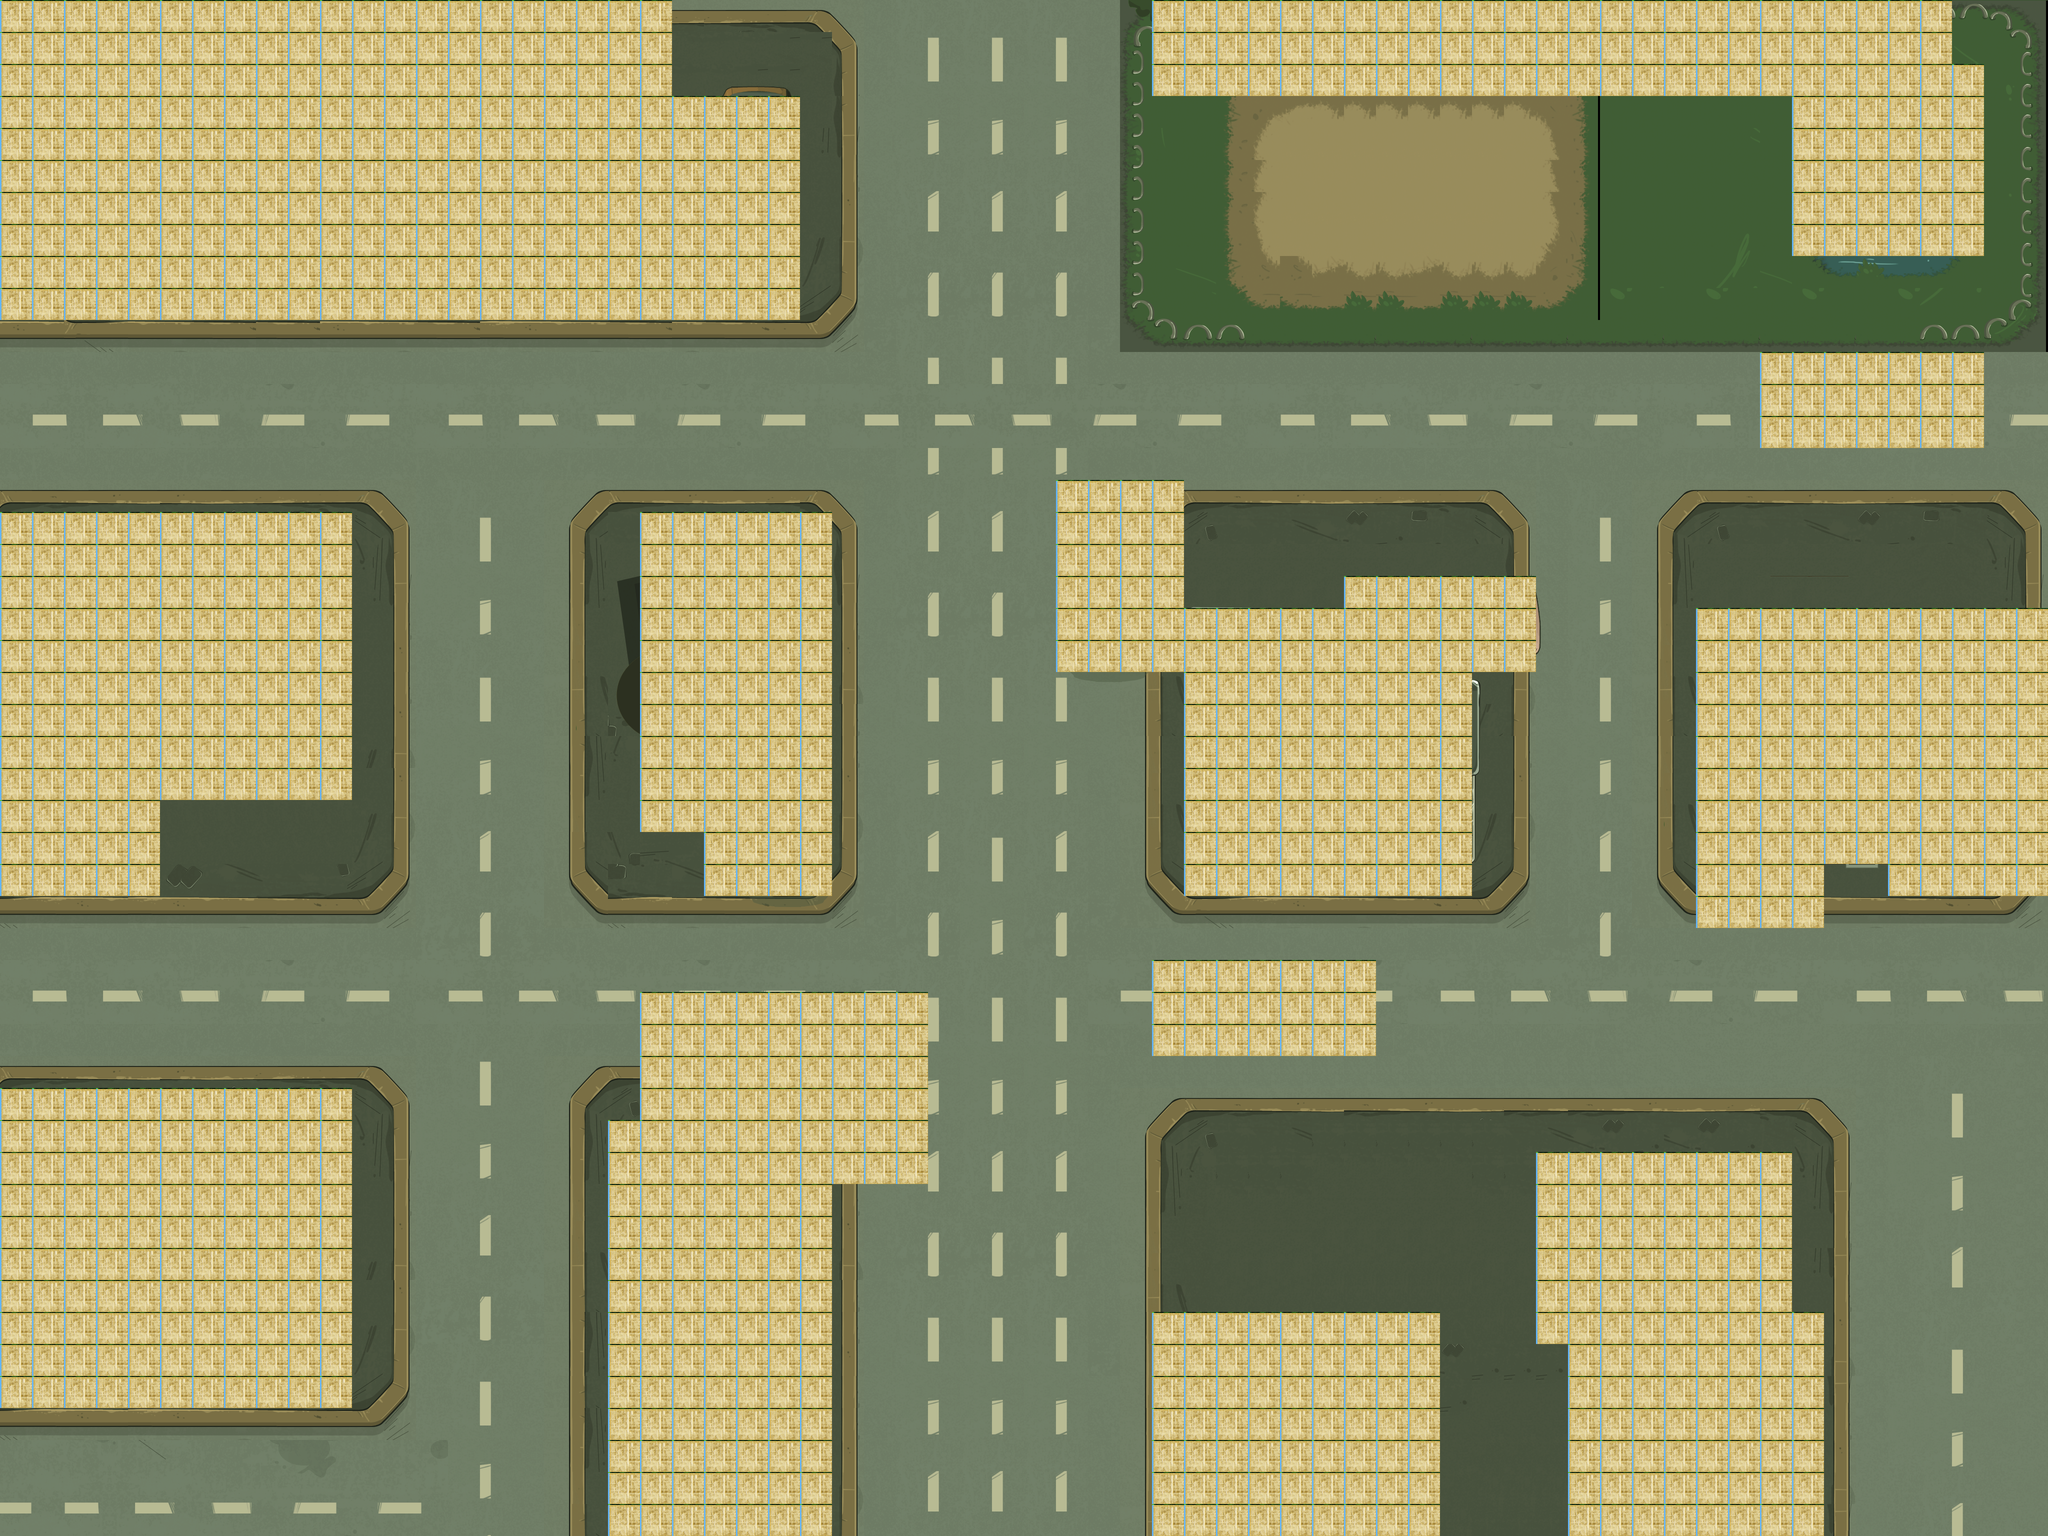

Tiled map render using the project's own tile images. Description and the map definition, with tile-layer contents summarised, below:
An orthogonal 64x48 tile map with 64x64 px tiles, 8 tile layers (roads, pavements, buildings, motel, ...), 8 tilesets and 14 objects (2x point1, 2x point2, point3, point4, point5, ...).

<map version="1.0" orientation="orthogonal" width="64" height="48" tilewidth="64" tileheight="64">
 <tileset firstgid="1" name="roads" tilewidth="64" tileheight="64">
  <image source="route.png" width="1262" height="1130" />
 </tileset>
 <tileset firstgid="324" name="pavements" tilewidth="64" tileheight="64">
  <image source="trot.png" width="833" height="640" />
 </tileset>
 <tileset firstgid="454" name="buildings" tilewidth="64" tileheight="64">
  <image source="maisons sans trottoir_filtre.png" width="1884" height="1587" />
 </tileset>
 <tileset firstgid="1150" name="motel" tilewidth="64" tileheight="64">
  <image source="map.png" width="2185" height="1628" />
 </tileset>
 <tileset firstgid="2000" name="park" tilewidth="64" tileheight="64">
  <image source="park_v3.png" width="889" height="989" />
 </tileset>
 <tileset firstgid="2195" name="cars" tilewidth="64" tileheight="64">
  <image source="cars_v4.png" width="1356" height="1404" />
 </tileset>
 <tileset firstgid="2636" name="urban_objects" tilewidth="64" tileheight="64">
  <image source="arbres_lampadaires.png" width="2057" height="1263" />
 </tileset>
 <tileset firstgid="3244" name="tiles" tilewidth="64" tileheight="64">
  <image source="tiles.png" width="517" height="516" />
  <tile id="9">
   <properties>
    <property name="can_walk" value="0" />
   </properties>
  </tile>
 </tileset>
 <layer name="roads" width="64" height="48">
  <data>[3072 cells, 1142 non-empty, 123 distinct tile ids]</data>
 </layer>
 <objectgroup name="spawnPoints" width="64" height="48">
  <object name="point1" x="352" y="1942" width="170" height="112">
   <properties>
    <property name="time" value="0" />
    <property name="zombie_nbr" value="1" />
   </properties>
  </object>
  <object name="point2" x="2654" y="2398" width="170" height="66">
   <properties>
    <property name="time" value="5" />
    <property name="zombie_nbr" value="2" />
   </properties>
  </object>
  <object name="point3" x="1892" y="1694" width="219" height="116">
   <properties>
    <property name="time" value="12" />
    <property name="zombie_nbr" value="5" />
   </properties>
  </object>
  <object name="point4" x="846" y="814" width="207" height="124">
   <properties>
    <property name="time" value="17" />
    <property name="zombie_nbr" value="2" />
   </properties>
  </object>
  <object name="point5" x="2293" y="790" width="207" height="124">
   <properties>
    <property name="time" value="17" />
    <property name="zombie_nbr" value="2" />
   </properties>
  </object>
  <object name="point6" x="823" y="2889" width="184" height="112">
   <properties>
    <property name="time" value="25" />
    <property name="zombie_nbr" value="5" />
   </properties>
  </object>
  <object name="point1" x="1100" y="2229" width="170" height="112">
   <properties>
    <property name="time" value="0" />
    <property name="zombie_nbr" value="2" />
   </properties>
  </object>
  <object name="point2" x="1918" y="2630" width="155" height="155">
   <properties>
    <property name="time" value="5" />
    <property name="zombie_nbr" value="1" />
   </properties>
  </object>
  <object name="point7" x="3314" y="1953" width="261" height="127">
   <properties>
    <property name="time" value="0" />
    <property name="zombie_nbr" value="2" />
   </properties>
  </object>
  <object name="point8" x="3068" y="776" width="240" height="134">
   <properties>
    <property name="time" value="5" />
    <property name="zombie_nbr" value="5" />
   </properties>
  </object>
  <object x="2398" y="2313" width="205" height="106" />
  <object x="2370" y="2327" width="282" height="148" />
  <object x="2574" y="2447" />
  <object x="2412" y="2313" width="85" height="78" />
 </objectgroup>
 <layer name="pavements" width="64" height="48">
  <data>[3072 cells, 1611 non-empty, 119 distinct tile ids]</data>
 </layer>
 <layer name="buildings" width="64" height="48">
  <data>[3072 cells, 668 non-empty, 387 distinct tile ids]</data>
 </layer>
 <layer name="motel" width="64" height="48">
  <data>[3072 cells, 98 non-empty, 49 distinct tile ids]</data>
 </layer>
 <layer name="park" width="64" height="48">
  <data>[3072 cells, 319 non-empty, 164 distinct tile ids]</data>
 </layer>
 <layer name="cars" width="64" height="48">
  <data>[3072 cells, 257 non-empty, 236 distinct tile ids]</data>
 </layer>
 <layer name="urban_objects" width="64" height="48">
  <data>[3072 cells, 319 non-empty, 62 distinct tile ids]</data>
 </layer>
 <layer name="collidables" width="64" height="48">
  <data>[3072 cells, 1187 non-empty, 1 distinct tile ids]</data>
 </layer>
</map>
